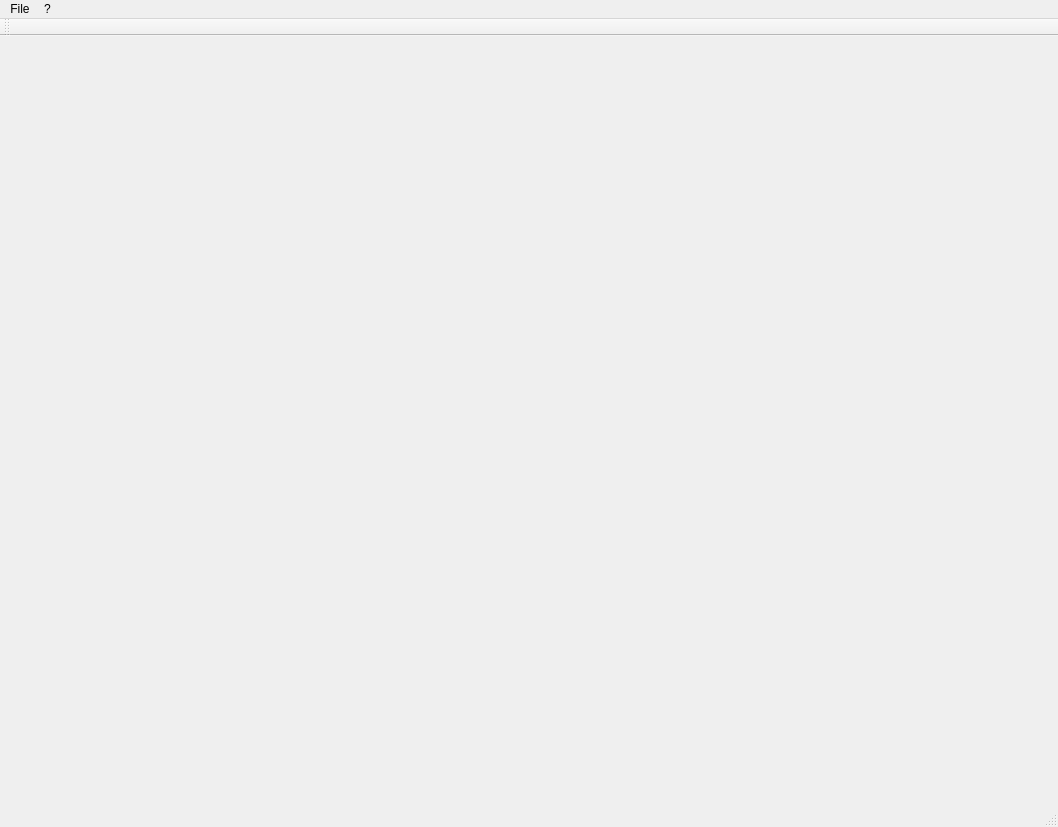
<?xml version="1.0" encoding="UTF-8"?>
<ui version="4.0">
 <class>MainWindow</class>
 <widget class="QMainWindow" name="MainWindow">
  <property name="geometry">
   <rect>
    <x>0</x>
    <y>0</y>
    <width>1058</width>
    <height>827</height>
   </rect>
  </property>
  <property name="windowTitle">
   <string>MainWindow</string>
  </property>
  <widget class="QWidget" name="centralWidget">
   <property name="minimumSize">
    <size>
     <width>779</width>
     <height>455</height>
    </size>
   </property>
  </widget>
  <widget class="QMenuBar" name="menuBar">
   <property name="geometry">
    <rect>
     <x>0</x>
     <y>0</y>
     <width>1058</width>
     <height>31</height>
    </rect>
   </property>
   <widget class="QMenu" name="menuFile">
    <property name="title">
     <string>File</string>
    </property>
    <addaction name="actionQuit"/>
   </widget>
   <widget class="QMenu" name="menu">
    <property name="title">
     <string>?</string>
    </property>
    <addaction name="actionAbout"/>
   </widget>
   <addaction name="menuFile"/>
   <addaction name="menu"/>
  </widget>
  <widget class="QToolBar" name="mainToolBar">
   <attribute name="toolBarArea">
    <enum>TopToolBarArea</enum>
   </attribute>
   <attribute name="toolBarBreak">
    <bool>false</bool>
   </attribute>
  </widget>
  <widget class="QStatusBar" name="statusBar"/>
  <action name="actionShow">
   <property name="icon">
    <iconset resource="resources.qrc">
     <normaloff>:/icons/picsDL</normaloff>:/icons/picsDL</iconset>
   </property>
   <property name="text">
    <string>Open</string>
   </property>
   <property name="toolTip">
    <string>Open PicsDL</string>
   </property>
  </action>
  <action name="actionQuit">
   <property name="icon">
    <iconset resource="resources.qrc">
     <normaloff>:/icons/remove</normaloff>:/icons/remove</iconset>
   </property>
   <property name="text">
    <string>Quit</string>
   </property>
   <property name="toolTip">
    <string>Exit PicsDL</string>
   </property>
  </action>
  <action name="actionAbout">
   <property name="text">
    <string>About</string>
   </property>
  </action>
 </widget>
 <layoutdefault spacing="6" margin="11"/>
 <resources>
  <include location="resources.qrc"/>
 </resources>
 <connections/>
</ui>
